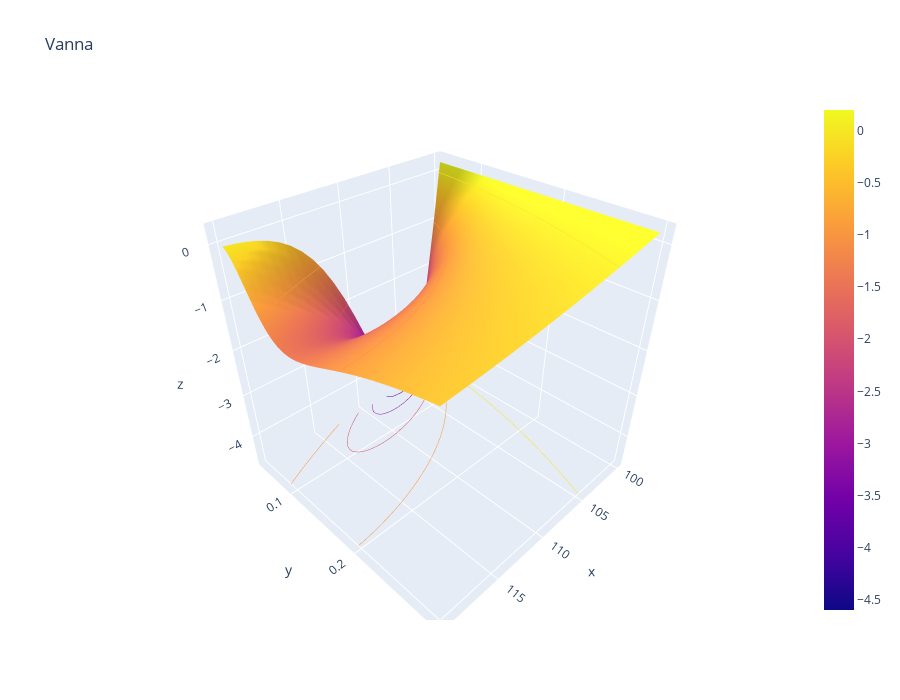

Write notebook code for a chart like this one.
### Code cell
import plotly.graph_objects as go

fig = go.Figure(
    data=go.Surface(z=vanna_df.values, x=underlying_1d, y=sigma_1d))
fig.update_traces(contours_z=dict(
    show=True, usecolormap=True, highlightcolor="limegreen", project_z=True))
fig.update_layout(title="Vanna", autosize=False, width=900, height=700)
fig.show()

### Figure 1 — Plotly figure (JSON) as saved in the notebook; plotly's stock layout.template omitted (floating-point values rounded to 4 significant figures; data arrays with more than 128 entries replaced by an {"elided": "..."} marker saying what was removed)
{"data": [{"contours": {"z": {"highlightcolor": "limegreen", "project": {"z": true}, "show": true, "usecolormap": true}}, "type": "surface", "x": [100, 100.8, 101.7, 102.5, 103.3, 104.2, 105, 105.8, 106.7, 107.5, 108.3, 109.2, 110, 110.8, 111.7, 112.5, 113.3, 114.2, 115, 115.8, 116.7, 117.5, 118.3, 119.2, 120], "y": [0.05, 0.0551, 0.0602, 0.06531, 0.07041, 0.07551, 0.08061, 0.08571, 0.09082, 0.09592, 0.101, 0.1061, 0.1112, 0.1163, 0.1214, 0.1265, 0.1316, 0.1367, 0.1418, 0.1469, 0.152, 0.1571, 0.1622, 0.1673, 0.1724, 0.1776, 0.1827, 0.1878, 0.1929, 0.198, 0.2031, 0.2082, 0.2133, 0.2184, 0.2235, 0.2286, 0.2337, 0.2388, 0.2439, 0.249, 0.2541, 0.2592, 0.2643, 0.2694, 0.2745, 0.2796, 0.2847, 0.2898, 0.2949, 0.3], "z": {"elided": "50x25 float values"}}], "layout": {"autosize": false, "height": 700, "title": {"text": "Vanna"}, "width": 900}}
